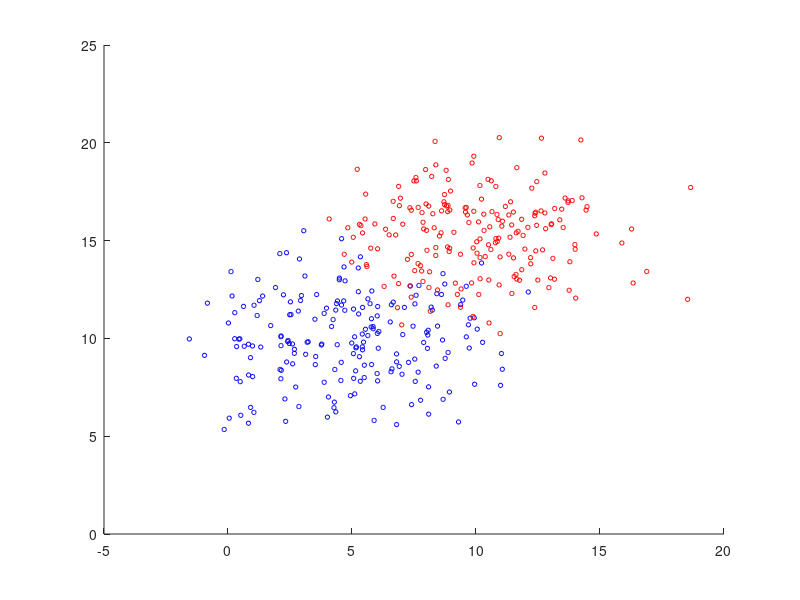

Write MATLAB code to recreate this figure. (Note: this script raises an error after producing the figure.)
clear all;
close all;

MU1 = [5 10];
SIGMA1 = [8 0; 0 4];
MU2 = [10 15];
SIGMA2 = [8 0; 0 4];
X1 = mvnrnd(MU1,SIGMA1,200);
X2 = mvnrnd(MU2,SIGMA2,200);

range1 = [-5:0.1:20]
range2 = [-5:0.1:20]

figure;
hold on;

scatter(X1(:,1), X1(:,2), 10, 'b');
scatter(X2(:,1), X2(:,2), 10, 'r');

[a_vectors, a_values] = eigs(SIGMA1)
[b_vectors, b_values] = eigs(SIGMA2)

a_theta = atan2(a_vectors(2,1), a_vectors(1,1));
plot_ellipse(MU1(1), MU1(2), a_theta, sqrt(a_values(1,1)), sqrt(a_values(2,2)));

b_theta = atan2(b_vectors(2,1), b_vectors(1,1));
plot_ellipse(MU2(1), MU2(2), b_theta, sqrt(b_values(1,1)),sqrt(b_values(2,2)));

micd_1 = MICD([MU1; MU2], range1, range2, cat(3,SIGMA1,SIGMA2));
contour(range1, range2, micd_1', [1 1], '--r');
hold on;
